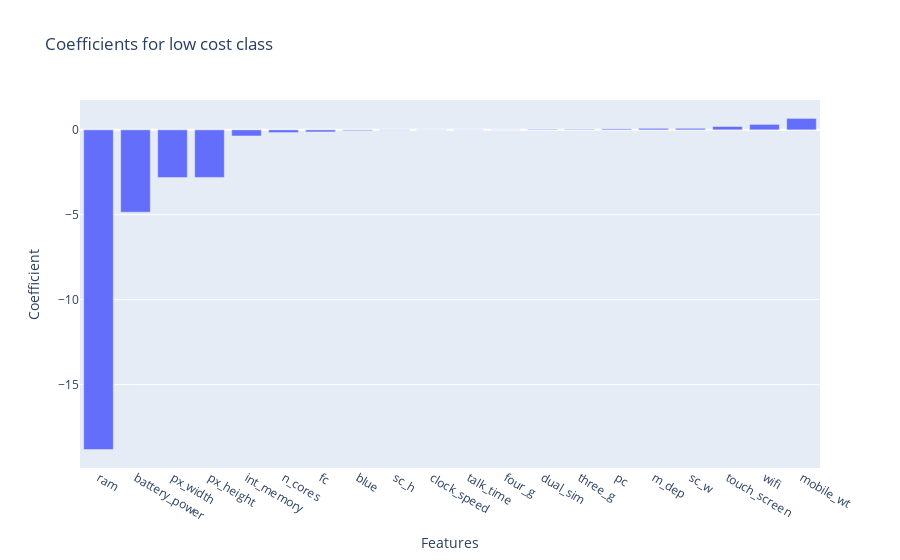

Notebook cell for this chart:
### Code cell
# For low cost class
low_cost=log_features.sort_values(by=0)
fig=px.bar(low_cost, x='Features', y=0, 
           title="Coefficients for low cost class", labels={"0": 'Coefficient'})
fig.show()

### Figure 1 — Plotly figure (JSON) as saved in the notebook; plotly's stock layout.template omitted (floating-point values rounded to 4 significant figures)
{"data": [{"alignmentgroup": "True", "hovertemplate": "Features=%{x}<br>Coefficient=%{y}<extra></extra>", "legendgroup": "", "marker": {"color": "#636efa", "pattern": {"shape": ""}}, "name": "", "offsetgroup": "", "orientation": "v", "showlegend": false, "textposition": "auto", "type": "bar", "x": ["ram", "battery_power", "px_width", "px_height", "int_memory", "n_cores", "fc", "blue", "sc_h", "clock_speed", "talk_time", "four_g", "dual_sim", "three_g", "pc", "m_dep", "sc_w", "touch_screen", "wifi", "mobile_wt"], "xaxis": "x", "y": [-18.83, -4.851, -2.806, -2.8, -0.3597, -0.1593, -0.1224, -0.04606, -0.02012, -0.01472, -0.01336, 0.004142, 0.03284, 0.03297, 0.05857, 0.09036, 0.09152, 0.1983, 0.323, 0.6748], "yaxis": "y"}], "layout": {"barmode": "relative", "legend": {"tracegroupgap": 0}, "title": {"text": "Coefficients for low cost class"}, "xaxis": {"anchor": "y", "domain": [0, 1], "title": {"text": "Features"}}, "yaxis": {"anchor": "x", "domain": [0, 1], "title": {"text": "Coefficient"}}}}
